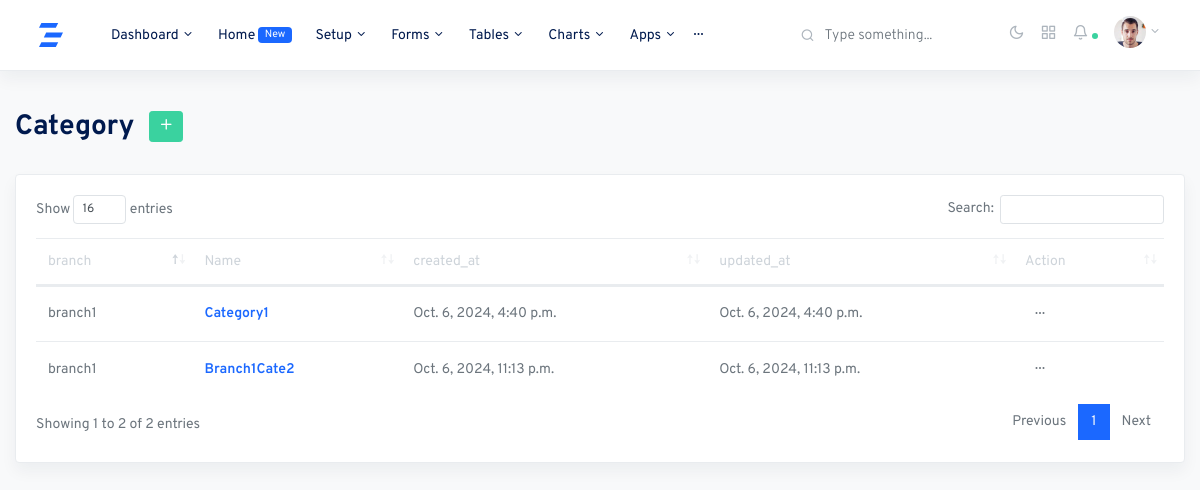
Screenshot of /categoryview/ (signed in) with the database file from the repository.
### myapp/models.py (models this page shows, shortened)
class category(models.Model):
    branch = models.ForeignKey(branch, on_delete=models.CASCADE, blank=True, null=True)
    usr = models.ForeignKey(User, on_delete=models.SET_NULL, null=True, blank=True)
    category = models.CharField(max_length=255, blank=True, null=True)
    created_at = models.DateTimeField(auto_now_add=True)
    updated_at = models.DateTimeField(auto_now=True)

class branch(models.Model):
    usr = models.ForeignKey(User, on_delete=models.SET_NULL, null=True, blank=True)
    branch_name = models.CharField(max_length=225,blank=True, null=True)
    phone = models.CharField(max_length=225,blank=True, null=True)
    address = models.CharField(max_length=225,blank=True, null=True)
    created_at = models.DateTimeField(auto_now_add=True)
    updated_at = models.DateTimeField(auto_now=True)
    def __str__(self):
        return self.branch_name

### myapp/views.py (the view, shortened to what this page needs)
# urls.py: path('categoryview/', categoryview.as_view(), name='categoryview'),
class categoryview(View):
    def get(self,request):
        currentid= 1
        br = branch.objects.get(usr=request.user, id=currentid)
        categories = category.objects.filter(branch=br.id)
        context = {'categories':categories}
        return render(request, 'categoryview.html', context)

### templates/categoryview.html (shortened to what this page needs)
{% extends 'base.html' %}
{% block content %}
<div class="row justify-content-center">
    <div class="col-12">
      <h2 class="mb-2 page-title">Category  <a href="#" class="btn btn-sm m-2 btn-success" data-toggle="modal" data-target="#verticalModal"><span class="fe fe-plus fe-16 text-white"></span></a></h2>
      <div class="row my-4">
        <div class="col-md-12">
          <div class="card shadow">
            <div class="card-body">
              <table class="table datatables" id="categoryview-1">
                <thead>
                  <tr>
                    <th>branch</th>
                    <th>Name</th>
                    <th>created_at</th>
                    <th>updated_at</th>
                    <th>Action</th>
                  </tr>
                </thead>
                <tbody id="categorylist">
                  {% for cat in categories %}
                  <tr class="catlisttr">
                    <td>{{cat.branch}}</td>
                    <td ><strong class="text-primary">{{cat.category}}</strong></td>
                    <td>{{cat.created_at}}</td>
                    <td>{{cat.updated_at}}</td>
                    <td><button class="btn btn-sm dropdown-toggle more-horizontal" type="button" data-toggle="dropdown" aria-haspopup="true" aria-expanded="false">
                      </button>
                    </td>
                  </tr>
                  {% endfor %}
                </tbody>
              </table>
            </div>
          </div>
        </div>
      </div>
    </div>
  </div>
{% endblock content %}

### static/css/feather.css (style rules this page uses)
.fe { font-family: "feather" !important; speak: none; font-style: normal; font-weight: normal; font-variant: normal; text-transform: none; line-height: 1; -webkit-font-smoothing: antialiased; -moz-osx-font-smoothing: grayscale; }
.fe-16 { font-size: 16px; }
.fe-plus:before { content: ""; }

### rows the page displays
category: branch "branch1", category "Category1", created_at "Oct. 6, 2024, 4:40 p.m.", updated_at "Oct. 6, 2024, 4:40 p.m."
category: branch "branch1", category "Branch1Cate2", created_at "Oct. 6, 2024, 11:13 p.m.", updated_at "Oct. 6, 2024, 11:13 p.m."
